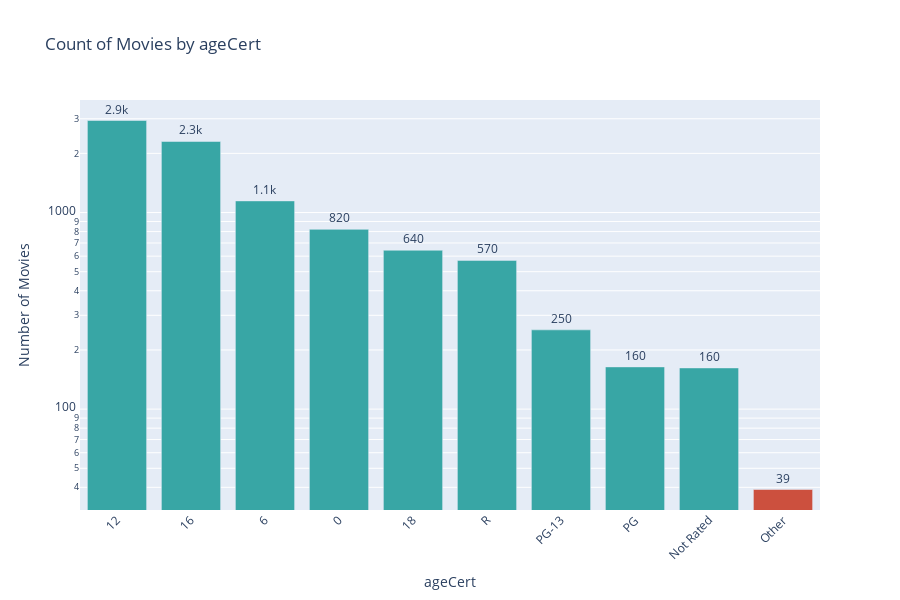

The cell this chart's notebook holds for it:
### Code cell
plot_and_export_categorical_distribution(movie, 'ageCert', 60)

### Figure 1 — Plotly figure (JSON) as saved in the notebook; plotly's stock layout.template omitted (floating-point values rounded to 4 significant figures)
{"data": [{"alignmentgroup": "True", "hovertemplate": "ageCert=%{x}<br>Number of Movies=%{text}<extra></extra>", "legendgroup": "12", "marker": {"color": "rgba(56, 166, 165, 1)", "pattern": {"shape": ""}}, "name": "12", "offsetgroup": "12", "orientation": "v", "showlegend": true, "text": [2939], "textposition": "outside", "texttemplate": "%{text:.2s}", "type": "bar", "x": ["12"], "xaxis": "x", "y": [2939], "yaxis": "y"}, {"alignmentgroup": "True", "hovertemplate": "ageCert=%{x}<br>Number of Movies=%{text}<extra></extra>", "legendgroup": "16", "marker": {"color": "rgba(56, 166, 165, 1)", "pattern": {"shape": ""}}, "name": "16", "offsetgroup": "16", "orientation": "v", "showlegend": true, "text": [2299], "textposition": "outside", "texttemplate": "%{text:.2s}", "type": "bar", "x": ["16"], "xaxis": "x", "y": [2299], "yaxis": "y"}, {"alignmentgroup": "True", "hovertemplate": "ageCert=%{x}<br>Number of Movies=%{text}<extra></extra>", "legendgroup": "6", "marker": {"color": "rgba(56, 166, 165, 1)", "pattern": {"shape": ""}}, "name": "6", "offsetgroup": "6", "orientation": "v", "showlegend": true, "text": [1146], "textposition": "outside", "texttemplate": "%{text:.2s}", "type": "bar", "x": ["6"], "xaxis": "x", "y": [1146], "yaxis": "y"}, {"alignmentgroup": "True", "hovertemplate": "ageCert=%{x}<br>Number of Movies=%{text}<extra></extra>", "legendgroup": "0", "marker": {"color": "rgba(56, 166, 165, 1)", "pattern": {"shape": ""}}, "name": "0", "offsetgroup": "0", "orientation": "v", "showlegend": true, "text": [821], "textposition": "outside", "texttemplate": "%{text:.2s}", "type": "bar", "x": ["0"], "xaxis": "x", "y": [821], "yaxis": "y"}, {"alignmentgroup": "True", "hovertemplate": "ageCert=%{x}<br>Number of Movies=%{text}<extra></extra>", "legendgroup": "18", "marker": {"color": "rgba(56, 166, 165, 1)", "pattern": {"shape": ""}}, "name": "18", "offsetgroup": "18", "orientation": "v", "showlegend": true, "text": [643], "textposition": "outside", "texttemplate": "%{text:.2s}", "type": "bar", "x": ["18"], "xaxis": "x", "y": [643], "yaxis": "y"}, {"alignmentgroup": "True", "hovertemplate": "ageCert=%{x}<br>Number of Movies=%{text}<extra></extra>", "legendgroup": "R", "marker": {"color": "rgba(56, 166, 165, 1)", "pattern": {"shape": ""}}, "name": "R", "offsetgroup": "R", "orientation": "v", "showlegend": true, "text": [571], "textposition": "outside", "texttemplate": "%{text:.2s}", "type": "bar", "x": ["R"], "xaxis": "x", "y": [571], "yaxis": "y"}, {"alignmentgroup": "True", "hovertemplate": "ageCert=%{x}<br>Number of Movies=%{text}<extra></extra>", "legendgroup": "PG-13", "marker": {"color": "rgba(56, 166, 165, 1)", "pattern": {"shape": ""}}, "name": "PG-13", "offsetgroup": "PG-13", "orientation": "v", "showlegend": true, "text": [253], "textposition": "outside", "texttemplate": "%{text:.2s}", "type": "bar", "x": ["PG-13"], "xaxis": "x", "y": [253], "yaxis": "y"}, {"alignmentgroup": "True", "hovertemplate": "ageCert=%{x}<br>Number of Movies=%{text}<extra></extra>", "legendgroup": "PG", "marker": {"color": "rgba(56, 166, 165, 1)", "pattern": {"shape": ""}}, "name": "PG", "offsetgroup": "PG", "orientation": "v", "showlegend": true, "text": [164], "textposition": "outside", "texttemplate": "%{text:.2s}", "type": "bar", "x": ["PG"], "xaxis": "x", "y": [164], "yaxis": "y"}, {"alignmentgroup": "True", "hovertemplate": "ageCert=%{x}<br>Number of Movies=%{text}<extra></extra>", "legendgroup": "Not Rated", "marker": {"color": "rgba(56, 166, 165, 1)", "pattern": {"shape": ""}}, "name": "Not Rated", "offsetgroup": "Not Rated", "orientation": "v", "showlegend": true, "text": [162], "textposition": "outside", "texttemplate": "%{text:.2s}", "type": "bar", "x": ["Not Rated"], "xaxis": "x", "y": [162], "yaxis": "y"}, {"alignmentgroup": "True", "hovertemplate": "ageCert=%{x}<br>Number of Movies=%{text}<extra></extra>", "legendgroup": "Other", "marker": {"color": "rgba(204, 80, 62, 1)", "pattern": {"shape": ""}}, "name": "Other", "offsetgroup": "Other", "orientation": "v", "showlegend": true, "text": [39], "textposition": "outside", "texttemplate": "%{text:.2s}", "type": "bar", "x": ["Other"], "xaxis": "x", "y": [39], "yaxis": "y"}], "layout": {"barmode": "relative", "height": 600, "legend": {"title": {"text": "ageCert"}, "tracegroupgap": 0}, "showlegend": false, "title": {"text": "Count of Movies by ageCert"}, "xaxis": {"anchor": "y", "categoryarray": ["12", "16", "6", "0", "18", "R", "PG-13", "PG", "Not Rated", "Other"], "categoryorder": "array", "domain": [0, 1], "tickangle": -45, "tickfont": {"size": 12}, "title": {"text": "ageCert"}}, "yaxis": {"anchor": "x", "domain": [0, 1], "tickfont": {"size": 12}, "title": {"text": "Number of Movies"}, "type": "log"}}}
